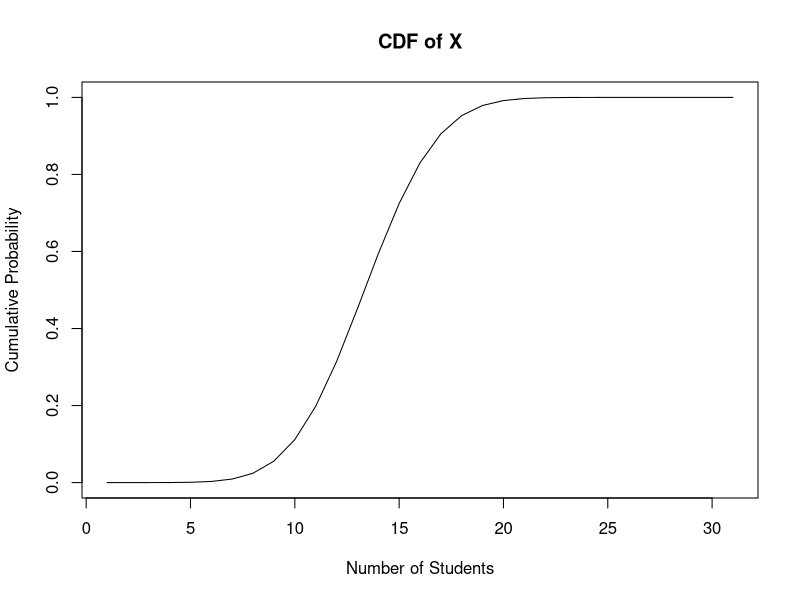

This chart was generated by the following R code:
############# 1 ############

p7to9 = pbinom(9,size = 12,prob = 1/6)-pbinom(6,size = 12,prob = 1/6)
print(p7to9)

#OR(dbinom = destination ; pbinom = sum)

dbinom(7,12,1/6)+dbinom(8,12,1/6)+dbinom(9,12,1/6)



############# 2 ############

mean_score <- 72
std_dev <- 15.2
percentage_above_84 <- 1 - pnorm(84, mean = mean_score, sd = std_dev)
print(percentage_above_84)



############# 3 ############

cat("Probability (no car) = ",dpois(0,5))
x <- ppois(50,50)-ppois(47,50)
cat("Probability (48 ≤ customers ≤ 50) = ",x)



############# 4 ############

dhyper(3,17,233,5)

plot

############# 5 ############
n<-31
p_wiki <- 0.447

#a 
#X is distributed as a binomial distribution

#b and c
x <- 1:31
pdf=c()
cdf=c()
for (i in x) {
  pdf[i]=dbinom(i,31,0.447)
  cdf[i]=pbinom(i,31,0.447)
}
pdf
plot(x,cdf, type = "l", xlab = "Number of Students", ylab = "Cumulative Probability", main = "CDF of X")

#d
mean_X <- n * p_wiki
variance_X <- n * p_wiki* (1 - p_wiki)
std_deviation_X <- sqrt(variance_X)

mean_X  # Mean of X
variance_X  # Variance of X
std_deviation_X  # Standard Deviation of X